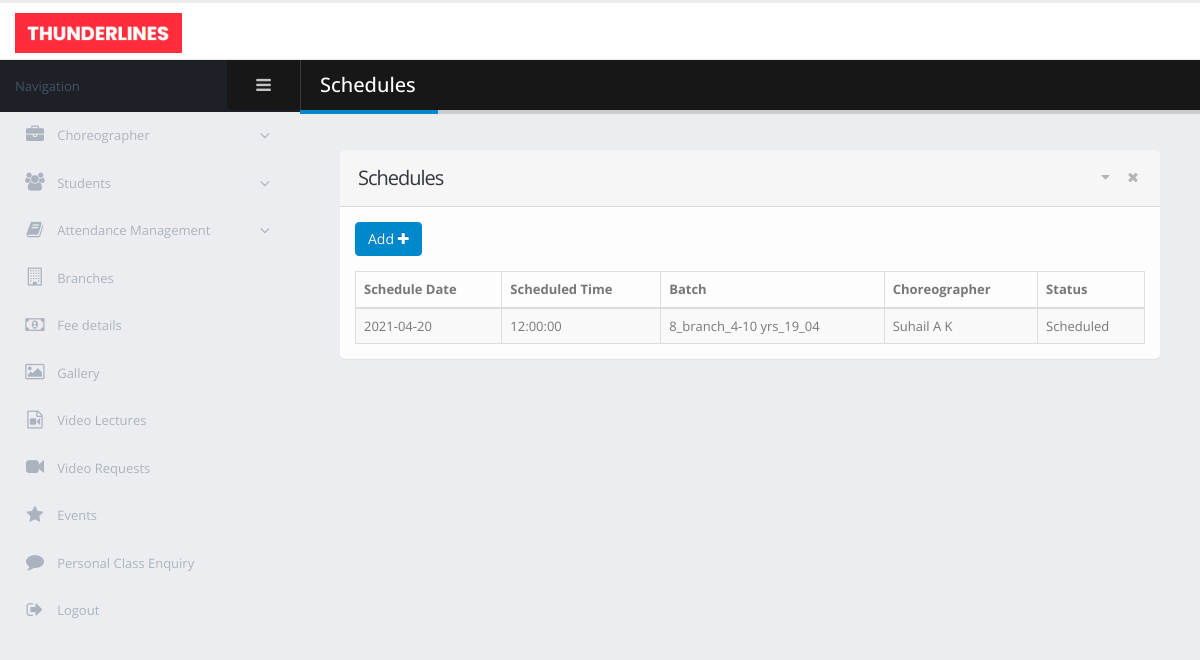
/admin/schedules.php, run on the app's committed database.
### tables this page shows
CREATE TABLE `schedule` (
  `schedule_id` int(11) NOT NULL,
  `batch_id` int(11) NOT NULL,
  `schedule_time` time NOT NULL,
  `schedule_date` date NOT NULL,
  `schedule_status` int(11) NOT NULL DEFAULT 1
);

CREATE TABLE `batch` (
  `batch_id` int(11) NOT NULL,
  `batch_name` varchar(40) NOT NULL,
  `batch_age_grp` varchar(35) NOT NULL,
  `branch_id` int(11) NOT NULL,
  `choreographer_id` int(11) DEFAULT 0
);

CREATE TABLE `choreographer` (
  `choreographer_id` int(11) NOT NULL,
  `choreographer_name` varchar(50) NOT NULL,
  `choreographer_dob` date NOT NULL,
  `address` varchar(40) NOT NULL,
  `place` varchar(30) NOT NULL,
  `pincode` int(11) NOT NULL,
  `district` varchar(25) NOT NULL,
  `mobile` bigint(12) NOT NULL,
  `email` varchar(25) NOT NULL,
  `sallary` int(11) NOT NULL,
  `qualification` varchar(20) NOT NULL
);

### admin/schedules.php (the view, shortened to what this page needs)
<!doctype html>
<html class="fixed">
	<head>
		<link rel="stylesheet" href="assets/vendor/bootstrap/css/bootstrap.css" />
		<link rel="stylesheet" href="assets/vendor/font-awesome/css/font-awesome.css" />
		<link rel="stylesheet" href="assets/vendor/magnific-popup/magnific-popup.css" />
		<link rel="stylesheet" href="assets/vendor/bootstrap-datepicker/css/bootstrap-datepicker3.css" />
		<link rel="stylesheet" href="assets/vendor/jquery-ui/jquery-ui.css" />
		<link rel="stylesheet" href="assets/vendor/jquery-ui/jquery-ui.theme.css" />
		<link rel="stylesheet" href="assets/vendor/bootstrap-multiselect/bootstrap-multiselect.css" />
		<link rel="stylesheet" href="assets/vendor/morris.js/morris.css" />
		<link rel="stylesheet" href="assets/stylesheets/theme.css" />
		<link rel="stylesheet" href="assets/stylesheets/skins/default.css" />
		<link rel="stylesheet" href="assets/stylesheets/theme-custom.css">
	</head>
	<body>
		<section class="body">
			<header class="header">
				<div class="logo-container">
					<a href="homepage.php" class="logo">
						<img src="assets/images/new_logo.png" alt="Porto Admin" height="40"/>
					</a>
				</div>
			</header>
			<div class="inner-wrapper">
				<aside id="sidebar-left" class="sidebar-left">
				    <div class="sidebar-header">
				        <div class="sidebar-title">
				            Navigation
				        </div>
				        <div class="sidebar-toggle hidden-xs" data-toggle-class="sidebar-left-collapsed" data-target="html" data-fire-event="sidebar-left-toggle">
				            <i class="fa fa-bars" aria-label="Toggle sidebar"></i>
				        </div>
				    </div>
				    <div class="nano">
				        <div class="nano-content">
				            <nav id="menu" class="nav-main" role="navigation">
				                <ul class="nav nav-main ">
				                    <li class="nav-parent ">
				                        <a href="#">
				                            <i class="fa fa-briefcase" aria-hidden="true"></i>
				                            <span>Choreographer</span>
				                        </a>
				                    </li>
				                    <li class="nav-parent">
				                        <a href="#">
				                            <i class="fa fa-users" aria-hidden="true"></i>
				                            <span>Students</span>
				                        </a>
				                    </li>
				                    <li class="nav-parent">
				                        <a href="#">
				                            <i class="fa fa-book" aria-hidden="true"></i>
				                            <span>Attendance Management</span>
				                        </a>
				                    </li>
				                    <li>
				                        <a href="branches.php">
				                            <i class="fa fa-building-o" aria-hidden="true"></i>
				                            <span>Branches</span>
				                        </a>
				                    </li>
                                    <li>
                                        <a href="fees_details.php">
                                            <i class="fa fa-money" aria-hidden="true"></i>
                                            <span>Fee details</span>
                                        </a>
                                    </li>
                                    <li>
                                        <a href="gallery.php">
                                            <i class="fa fa-image" aria-hidden="true"></i>
                                            <span>Gallery</span>
                                        </a>
                                    </li>
                                    <li>
                                        <a href="video_lectures.php">
                                            <i class="fa fa-file-video-o" aria-hidden="true"></i>
                                            <span>Video Lectures</span>
                                        </a>
                                    </li>
                                    <li>
                                        <a href="video_requests.php">
                                            <i class="fa fa-video-camera" aria-hidden="true"></i>
                                            <span>Video Requests</span>
                                        </a>
                                    </li>
                                    <li>
                                        <a href="event_details.php">
                                            <i class="fa fa-star" aria-hidden="true"></i>
                                            <span>Events</span>
                                        </a>
                                    </li>
                                    <li>
                                        <a href="personal_class_requests.php">
                                            <i class="fa fa-comment" aria-hidden="true"></i>
                                            <span>Personal Class Enquiry</span>
                                        </a>
                                    </li>
				                    <li>
				                        <a href="../login.html">
				                            <i class="fa fa-sign-out" aria-hidden="true"></i>
				                            <span>Logout</span>
				                        </a>
				                    </li>
				                </ul>
				            </nav>
				        </div>
				    </div>
				</aside>
                <section role="main" class="content-body">
                    <header class="page-header">
                        <h2>Schedules</h2>
                    </header>
                    <section class="panel">
                        <header class="panel-heading">
                            <div class="panel-actions">
                                <a href="#" class="panel-action panel-action-toggle" data-panel-toggle></a>
                                <a href="#" class="panel-action panel-action-dismiss" data-panel-dismiss></a>
                            </div>
                            <h2 class="panel-title">Schedules</h2>
                        </header>
                        <div class="panel-body">
                            <div class="row">
                                <div class="col-sm-6">
                                    <div class="mb-md">
                                        <a href="schedule_add.php">
                                            <button id="addschedulebtn" class="btn btn-primary">Add <i class="fa fa-plus"></i> </button>
                                        </a>
                                    </div>
                                </div>
                            </div>
                            <table class="table table-bordered table-striped mb-none" id="tester_table">
                                <thead>
                                <tr>
                                    <th>Schedule Date</th>
                                    <th>Scheduled Time</th>
                                    <th>Batch</th>
				                    <th>Choreographer</th>
				                    <th>Status</th>
                                </tr>
                                </thead>
                                <tbody>
                                <?php
                                $server_name = "localhost";
                                $user_name = "root";
                                $password = "";
                                $database = "dance-academy";
                                $conn = new mysqli($server_name, $user_name, $password, $database);
                                $schedule_sel = "select batch_id, schedule_time, schedule_date, schedule_status from schedule order by schedule_id desc ";
                                $res = $conn->query($schedule_sel);
                                while ($row = $res->fetch_array())
                                {
                                    echo "<tr>";
                                    echo "<td>$row[2]</td>";
                                    echo "<td>$row[1]</td>";
                                    $batch_sel = "select batch_name, choreographer_id from batch where batch_id='$row[0]'";
                                    $batch_res = mysqli_query($conn, $batch_sel);
                                    while ($row_batch = $batch_res->fetch_array())
                                    {
                                        echo "<td>$row_batch[0]</td>";
                                        if ($row_batch[1]==0)
                                        {
                                            echo "<td>Not assigned</td>";
                                        }
                                        else
                                        {
                                            $choreo_sel = "select choreographer_name from choreographer where choreographer_id ='$row_batch[1]'";
                                            $chore_res = $conn->query($choreo_sel);
                                            while ($choreo_row = $chore_res->fetch_array())
                                            {
                                                echo "<td>$choreo_row[0]</td>";
                                            }
                                        }
                                    }
                                    if ($row[3]==0)
                                    {
                                        echo "<td>Completed</td>";
                                    }
                                    else if($row[3]==1)
                                    {
                                        echo "<td>Scheduled</td>";
                                    }
                                }
                                ?>
                                </tbody>
                            </table>
                        </div>
                    </section>
                </section>
			</div>
		</section>
	</body>
</html>

### admin/assets/stylesheets/skins/default.css (style rules this page uses)
a, .btn-link { color: #0088cc; }
body .btn-primary { color: #ffffff; text-shadow: 0 -1px 0 rgba(0, 0, 0, 0.25); background-color: #0088cc; border-color: #0088cc; }
.page-header h2 { border-bottom-color: #0088cc; }

### data on the page
schedule: schedule_date "2021-04-20", schedule_time "12:00:00", schedule_status "Scheduled"
batch: batch_name "8_branch_4-10 yrs_19_04"
choreographer: choreographer_name "Suhail A K"
